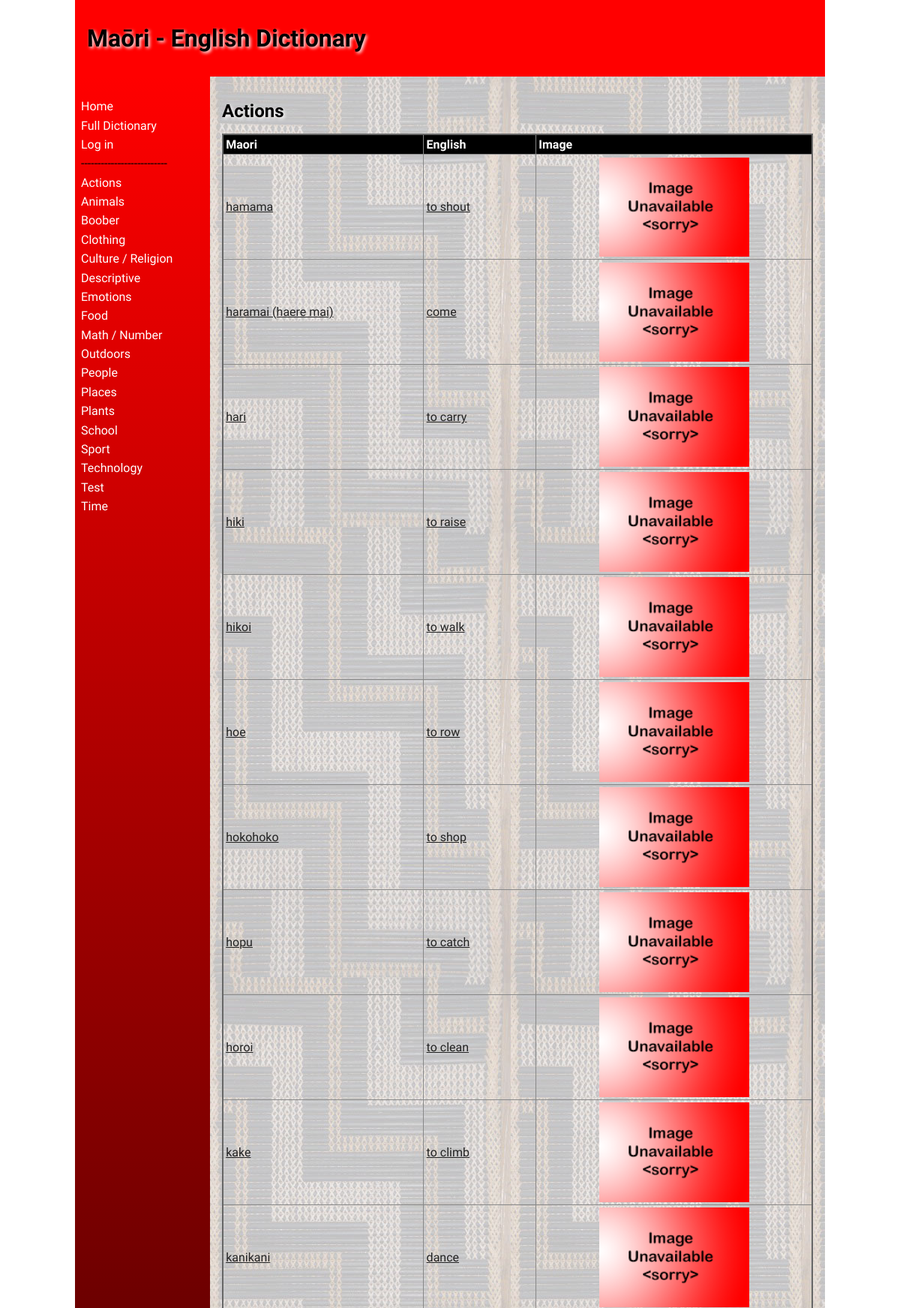
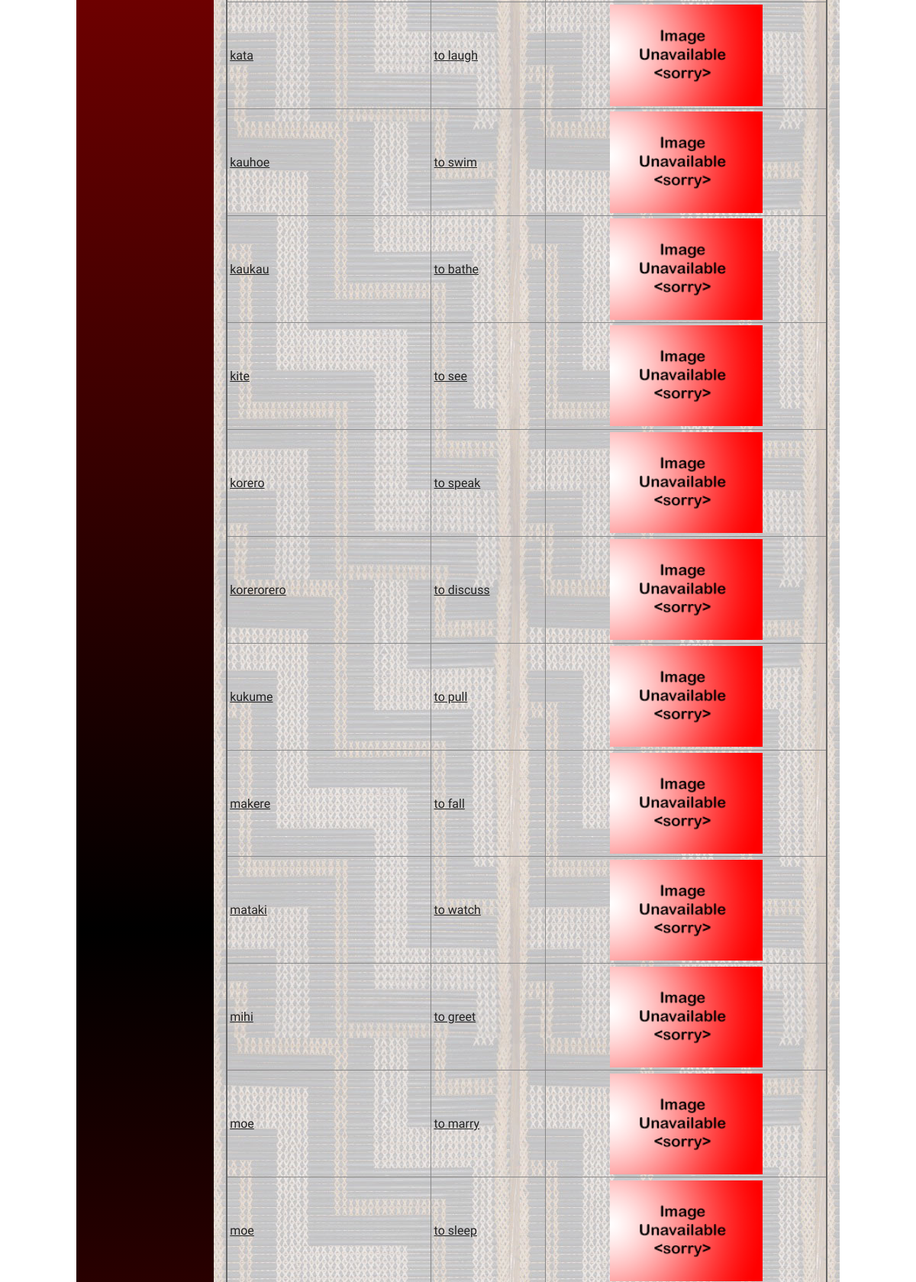
Page /category/1 (upper part) on the committed database (2 pictures, top to bottom).
### tables this page shows
CREATE TABLE "categories"
(
	id integer
		primary key autoincrement,
	category_names varchar(30),
	user_created boolean
);

CREATE TABLE "words"
(
	id integer
		primary key autoincrement,
	user_id integer not null
		references user_details,
	category_id integer
		references categories,
	maori varchar(30),
	english varchar(30),
	definition varchar(200),
	level integer,
	timestamp datetime,
	image varchar(100)
);

### app.py (the view)
@app.route('/category/<cat_id>')
def render_category_page(cat_id):
    con = create_connection(DB_NAME)
    query = "SELECT id, category_names, user_created FROM categories WHERE id = ?"
    cur = con.cursor()
    cur.execute(query, (cat_id,))
    fetched_categories = cur.fetchall()
    if not fetched_categories:
        return redirect('/?error=No+such+category')
    query = "SELECT * FROM words WHERE category_id = ? ORDER BY maori ASC"
    cur = con.cursor()
    cur.execute(query, (cat_id,))
    fetched_words = cur.fetchall()
    con.close()
    return render_template('category.html', logged_in=is_logged_in(), category_list=category_list(),
                           category_data=fetched_categories, category_words=fetched_words,
                           teacher_perms=is_teacher())

### app.py (called while the page is built)
def create_connection(db_file):
    try:
        connection = sqlite3.connect(db_file)
        connection.execute('pragma foreign_keys=ON')
        return connection
    except Error as e:
        print(e)
    return None

def is_logged_in():
    if session.get("email") is None:
        print("Not logged in")
        return False
    else:
        print("Logged in")
        return True

def is_teacher():
    if not is_logged_in() or (session.get("teacher") is (None or 0)):
        print("Not teacher logged in")
        return False
    else:
        print("Teacher logged in")
        return True

def category_list():
    con = create_connection(DB_NAME)
    query = "SELECT * FROM categories ORDER BY category_names ASC"
    cur = con.cursor()
    cur.execute(query)
    queried_categories = cur.fetchall()
    con.close()
    return queried_categories

### templates/category.html (shortened to what this page needs)
{% extends 'base.html' %}
{% block main %}
    <table class="table">
        <h2>{{ category_data[0][1] }}
        </h2>
        <thead>
        <tr>
            <th>Maori</th>
            <th>English</th>
            <th>Image</th>
        </tr>
        </thead>
        <tbody>
        {% for category_word in category_words %}
            <tr>
                <td><a href="/word/{{ category_word [0] }}">{{ category_word[3] }}</a></td>
                <td><a href="/word/{{ category_word [0] }}">{{ category_word[4] }}</a></td>
                <td><img src="/static/images/{{ category_word [8] }}"></td>
            </tr>
        {% endfor %}
        </tbody>
    </table>
{% endblock %}

### templates/base.html (shortened to what this page needs)
<!doctype html>
<html lang="en">
<head>
    <link href="{{ url_for('static', filename='css/style.css') }}" rel="stylesheet">
</head>
<body>
<div id="container">
    <header>
        <h1>Maōri - English Dictionary</h1>
    </header>
    <nav>
        <ul>
            <li><a href="\">Home</a></li>
            <li><a href="/full_dictionary">Full Dictionary</a></li>
            {% if logged_in %}
                {% if teacher_perms %}
                    <li>--------------------------</li>
                    <li><a href="/add_category">Add Category</a></li>
                    <li><a href="/add_word">Add Word</a></li>
                {% endif %}
                <li>--------------------------</li>
                <a href="/logout">Log out</a>
            {% else %}
                <li><a href="/login">Log in</a></li>
            {% endif %}
            <li>--------------------------</li>
            {% for category in category_list %}
                <li><a href="/category/{{ category[0] }}">{{ category[1] }}</a></li>
            {% endfor %}
        </ul>
    </nav>
    <main>
        {% block main %}{% endblock %}
    </main>
</div>
</body>
</html>

### static/css/style.css (style rules this page uses)
* { font-family: Comfortaa, sans-serif; margin: 0; padding: 0; box-sizing: border-box; }
#container { display: grid; grid-template-columns: 75px auto; grid-template-areas: 'nav header' 'main main' 'footer footer'; }
header { grid-area: header; background-color: #f00; padding: 1rem; }
nav { grid-area: nav; }
main { grid-area: main; padding: 1rem; background-color: #edd; }
h1, h2, h3, h4 { padding: 1rem 0; font-family: 'Suez One', serif; color: #000; text-shadow: 2px 2px 4px #fff; }
a { color: #222; text-decoration: underline; }
img { width: 100%; }
table { width: 100%; border: 2px solid #666; border-collapse: collapse; }
img { display: block; margin-left: auto; margin-right: auto; height: auto; width:200px; }
th, td { border: 1px solid #888; padding: 0.2rem; text-align: left; }
th { background-color: #000; color: #fff; }
@media only screen and (min-width: 768px) { #container { grid-template-columns: 180px auto; grid-template-areas: 'header header' 'nav main' 'footer footer'; } }
@media only screen and (min-width: 768px) { nav { background: linear-gradient(180deg, rgba(255,0,0,1) 0%, rgba(0, 0, 0, 1) 50%, rgba(255,0,0,1) 100%); padding: 0.5rem; } }
@media only screen and (min-width: 768px) { nav ul { list-style: none; } }
@media only screen and (min-width: 768px) { nav li { padding: 0.2rem 0; } }
@media only screen and (min-width: 768px) { nav a { color: #fff; text-decoration: none; } }
@media only screen and (min-width: 768px) { main { background-image: url('/static/images/poutama.jpg'); } }
@media only screen and (min-width: 1000px) { #container { width: 1000px; margin: auto; } }

### rows in the picture
categories: category_names "Actions"
categories: category_names "Animals"
categories: category_names "Boober"
categories: category_names "Clothing"
categories: category_names "Culture / Religion"
categories: category_names "Descriptive"
categories: category_names "Emotions"
categories: category_names "Food"
categories: category_names "Math / Number"
categories: category_names "Outdoors"
categories: category_names "People"
categories: category_names "Places"
categories: category_names "Plants"
categories: category_names "School"
categories: category_names "Sport"
categories: category_names "Technology"
categories: category_names "Test"
categories: category_names "Time"
words: maori "hamama", english "to shout", image (placeholder picture)
words: maori "haramai (haere mai)", english "come", image (placeholder picture)
words: maori "hari", english "to carry", image (placeholder picture)
words: maori "hiki", english "to raise", image (placeholder picture)
words: maori "hikoi", english "to walk", image (placeholder picture)
words: maori "hoe", english "to row", image (placeholder picture)
words: maori "hokohoko", english "to shop", image (placeholder picture)
words: maori "hopu", english "to catch", image (placeholder picture)
words: maori "horoi", english "to clean", image (placeholder picture)
words: maori "kake", english "to climb", image (placeholder picture)
words: maori "kanikani", english "dance", image (placeholder picture)
words: maori "kata", english "to laugh", image (placeholder picture)
words: maori "kauhoe", english "to swim", image (placeholder picture)
words: maori "kaukau", english "to bathe", image (placeholder picture)
words: maori "kite", english "to see", image (placeholder picture)
words: maori "korero", english "to speak", image (placeholder picture)
words: maori "korerorero", english "to discuss", image (placeholder picture)
words: maori "kukume", english "to pull", image (placeholder picture)
words: maori "makere", english "to fall", image (placeholder picture)
words: maori "mataki", english "to watch", image (placeholder picture)
words: maori "mihi", english "to greet", image (placeholder picture)
words: maori "moe", english "to marry", image (placeholder picture)
words: maori "moe", english "to sleep", image (placeholder picture)
